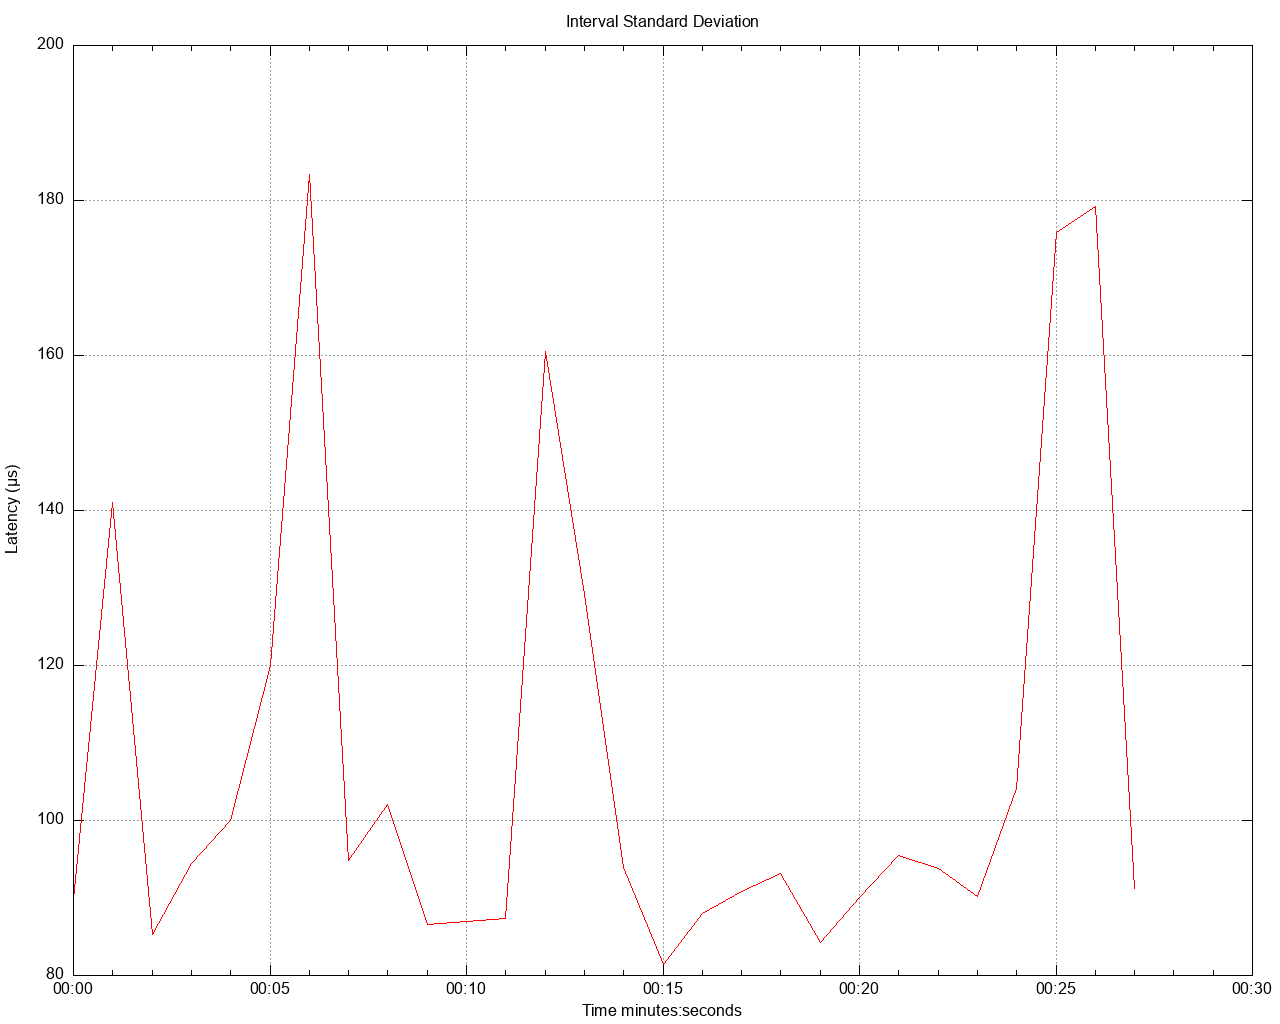

Here is the gnuplot script that generated this plot:
set title 'Interval Standard Deviation' noenhanced
set style data lines
set datafile separator ","
set terminal png size 1280,1024
set grid
set key below
set xdata time
set timefmt "%s"
offset = 0
t0(x)=(offset=($0==0) ? x : offset, x - offset)
set xlabel 'Time minutes:seconds'
set ylabel 'Latency (μs)'
set output '/Users/gbarnett/git/hazelcast-simulator/atomiclong-3node-member/atomicreference/latency/latency_interval_std_deviation_oneKbWrite.png'
plot \
   '/Users/gbarnett/git/hazelcast-simulator/atomiclong-3node-member/atomicreference/data/latency_interval_std_deviation_oneKbWrite_1.data' using (t0(timecolumn(1))):2 title "" lt rgb "red", \
